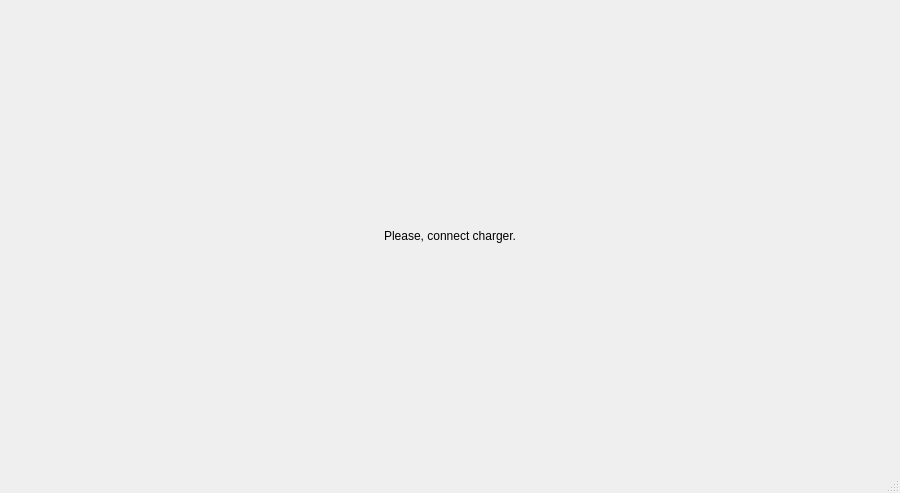
<?xml version="1.0" encoding="UTF-8"?>
<ui version="4.0">
 <class>MainWindow</class>
 <widget class="QMainWindow" name="MainWindow">
  <property name="geometry">
   <rect>
    <x>0</x>
    <y>0</y>
    <width>900</width>
    <height>493</height>
   </rect>
  </property>
  <property name="windowTitle">
   <string>QtSkyCharge</string>
  </property>
  <widget class="QWidget" name="centralwidget">
   <layout class="QVBoxLayout" name="verticalLayout_4">
    <item>
     <widget class="QLabel" name="lblMessage">
      <property name="text">
       <string>Please, connect charger.</string>
      </property>
      <property name="alignment">
       <set>Qt::AlignCenter</set>
      </property>
     </widget>
    </item>
   </layout>
  </widget>
  <widget class="QMenuBar" name="menubar">
   <property name="geometry">
    <rect>
     <x>0</x>
     <y>0</y>
     <width>900</width>
     <height>21</height>
    </rect>
   </property>
  </widget>
  <widget class="QStatusBar" name="statusbar"/>
 </widget>
 <resources/>
 <connections/>
</ui>
